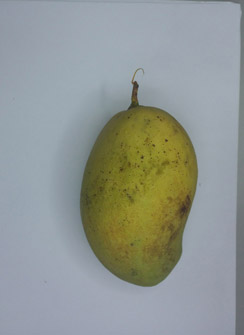
#> input picture semana8/images_mango/103b.jpg, 244 x 335 px; its folder holds 4 pictures in this run
$ python mango_rl.py
#> lines starting #> are read from the running program, lines starting #| are printed output that depends on the picture; after the words box and inside, x2 and y2 are one past the last pixel; in counts of white or black regions, pixels touching at a corner belong together
#%%
import os
import pandas as pd
import cv2
import matplotlib.pyplot as plt

# Ruta de la carpeta de imágenes y del archivo CSV
image_folder = "images_mango"
csv_file = "Harumanis_mango_weight.csv"

# Leer el archivo CSV con pandas
data = pd.read_csv(csv_file)
#> (reads semana8/Harumanis_mango_weight.csv from the repository)

# Crear un diccionario con los nombres de imagenes y sus respectivos pesos
image_to_weight = dict(zip(data['no'], data['weight']))

# Listar todas las imágenes en la carpeta
image_files = [f for f in os.listdir(image_folder) if os.path.isfile(os.path.join(image_folder, f))]

# Crear una lista para almacenar las imágenes que coinciden con el CSV
matched_images = []

# Recorrer cada imagen en el folder y verificar si está en el CSV
for image_file in image_files:
    if image_file in image_to_weight:
        # Obtener el peso correspondiente de la imagen
        weight = image_to_weight[image_file]

        # Leer la imagen usando OpenCV
        image_path = os.path.join(image_folder, image_file)
        image = cv2.imread(image_path)
#> image is the input picture: shape (335, 244, 3); mean B, G, R 145.4, 150.3, 144.5

        if image is not None:
            matched_images.append((image_file, image, weight))
        else:
            print(f"No se pudo leer la imagen: {image_file}")
#> pass 2 of the loop `for image_file in image_files:`:
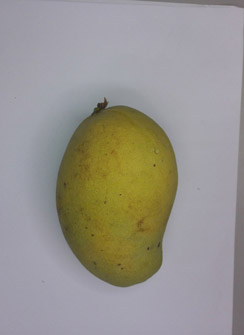
#> input picture semana8/images_mango/104a.jpg, 244 x 335 px
#> image is the input picture: shape (335, 244, 3); mean B, G, R 140.7, 147.7, 151.2
#> pass 3 of the loop `for image_file in image_files:`:
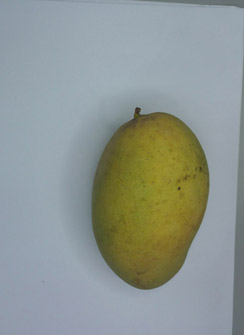
#> input picture semana8/images_mango/105a.jpg, 244 x 335 px
#> image is the input picture: shape (335, 244, 3); mean B, G, R 144.7, 149.8, 142.2
#> the loop made 4 passes; the first 3 are shown

# Mostrar las primeras 10 imágenes y sus pesos
for i, (image_file, image, weight) in enumerate(matched_images[:10]):
    # Convertir la imagen de BGR a RGB para mostrar correctamente con matplotlib
    image_rgb = cv2.cvtColor(image, cv2.COLOR_BGR2RGB)

    # Mostrar la imagen
    plt.subplot(2, 5, i+1)  # Crear una cuadrícula de 2 filas y 5 columnas
    plt.imshow(image_rgb)
    plt.title(f"{image_file}\nPeso:{weight}kg")
    plt.axis('off')  # Ocultar los ejes
#> this loop made 4 passes
#> pass 2, `image_rgb = cv2.cvtColor(image, cv2.COLOR_BGR2RGB)`:
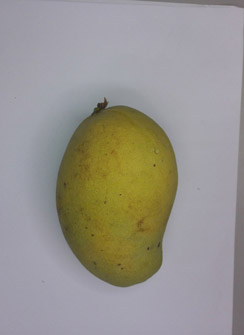
#> image_rgb: shape (335, 244, 3); mean R, G, B 151.2, 147.7, 140.7
#> pass 3, `image_rgb = cv2.cvtColor(image, cv2.COLOR_BGR2RGB)`:
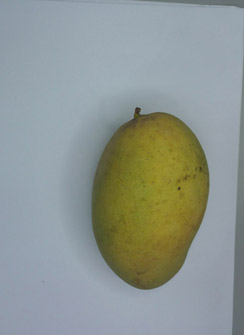
#> image_rgb: shape (335, 244, 3); mean R, G, B 142.2, 149.8, 144.7

# Mostrar las imágenes en una ventana
plt.show()
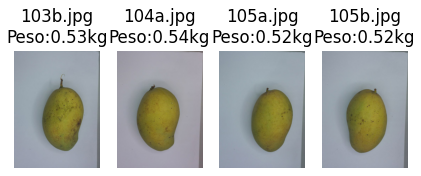
#> figure drawn by matplotlib, 4 panels

print(f"Total de imágenes coincidentes: {len(matched_images)}")

# %%
import os
import pandas as pd
import cv2
import matplotlib.pyplot as plt
import numpy as np
from skimage.feature import hog
from sklearn.linear_model import LinearRegression
from sklearn.metrics import mean_absolute_error
from sklearn.model_selection import train_test_split

# Ruta de la carpeta de imágenes y del archivo CSV
image_folder = "images_mango"
csv_file = "Harumanis_mango_weight.csv"

# Leer el archivo CSV con pandas
data = pd.read_csv(csv_file)

# Crear un diccionario con los nombres de imagenes y sus respectivos pesos
image_to_weight = dict(zip(data['no'], data['weight']))

# Listar todas las imágenes en la carpeta
image_files = [f for f in os.listdir(image_folder) if os.path.isfile(os.path.join(image_folder, f))]

# Función para preprocesar la imagen (umbralización, equalización, operaciones morfológicas)
def preprocess_image(image):
    # Convertir la imagen a escala de grises
    gray_image = cv2.cvtColor(image, cv2.COLOR_BGR2GRAY)
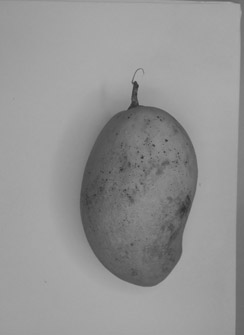
#> gray_image: shape (335, 244); min 47, max 174, mean 148

    # Aplicar ecualización del histograma para mejorar el contraste
    equalized_image = cv2.equalizeHist(gray_image)
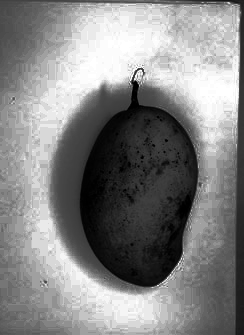
#> equalized_image: shape (335, 244); min 0, max 255, mean 132.4

    # Aplicar umbralización para binarizar la imagen
    _, thresholded_image = cv2.threshold(equalized_image, 128, 255, cv2.THRESH_BINARY)
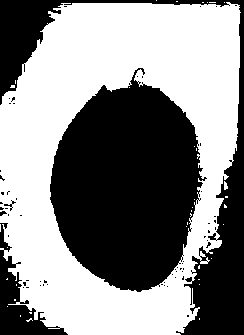
#> thresholded_image: shape (335, 244); 53.6% white; 61 black regions (56 under 20 px), largest, box (x1, y1, x2, y2) and area: (50, 68, 207, 292) 24149, (0, 0, 244, 335) 11247, (0, 223, 68, 335) 2283, (4, 200, 16, 211) 31, (0, 211, 7, 216) 21

    # Aplicar operaciones morfológicas para limpiar la imagen (opcional)
    kernel = np.ones((3, 3), np.uint8)
    morphed_image = cv2.morphologyEx(thresholded_image, cv2.MORPH_CLOSE, kernel)
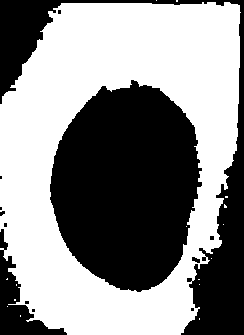
#> morphed_image: shape (335, 244); 54.6% white; 13 black regions (9 under 20 px)

    return morphed_image

# Función para calcular características de una imagen
def extract_features(image):
    # Preprocesar la imagen (umbralización, equalización, operaciones morfológicas)
    processed_image = preprocess_image(image)

    # Obtener HOG features
    hog_features, _ = hog(processed_image, pixels_per_cell=(8, 8), cells_per_block=(2, 2), visualize=True)

    # Calcular momentos de la imagen
    moments = cv2.moments(processed_image)
#> moments = moments, m00 11372490, centre m10/m00, m01/m00 = (114.7, 150.2)
    hu_moments = cv2.HuMoments(moments).flatten()
#> hu_moments = [0.0014, 3.14e-07, 1.41e-10, 8.87e-11, 8.12e-21, 2.52e-14, 5.69e-21]

    # Calcular características de forma (excentricidad, compactación)
    contours, _ = cv2.findContours(processed_image, cv2.RETR_EXTERNAL, cv2.CHAIN_APPROX_SIMPLE)
#> contours = 15 contours, 14 with area under 20; largest, box (x1, y1, x2, y2) and area: (0, 2, 241, 335) 68014
    if len(contours) > 0:
        cnt = contours[0]
#> cnt = [[199, 318], [199, 319]]
        area = cv2.contourArea(cnt)
#> area = 0
        perimeter = cv2.arcLength(cnt, True)
#> perimeter = 2

        # Verificar que el área sea mayor a 0 antes de calcular compactación
        if area > 0:
            compactness = (perimeter ** 2) / area
        else:
            compactness = 0
        eccentricity = moments['mu20'] / moments['mu02'] if moments['mu02'] != 0 else 0
#> eccentricity = 0.483
    else:
        compactness = 0
        eccentricity = 0

    # Concatenar todas las características
    return np.hstack([hog_features, hu_moments, compactness, eccentricity])

# Lista para almacenar características y pesos
X = []
y = []

# Recorrer cada imagen en el folder y extraer características
for image_file in image_files:
    if image_file in image_to_weight:
        # Obtener el peso correspondiente de la imagen
        weight = image_to_weight[image_file]

        # Leer la imagen usando OpenCV
        image_path = os.path.join(image_folder, image_file)
        image = cv2.imread(image_path)

        if image is not None:
            # Extraer características de la imagen
            features = extract_features(image)
            X.append(features)
            y.append(weight)
        else:
            print(f"No se pudo leer la imagen: {image_file}")
#> pass 2 of the loop `for image_file in image_files:`:
#> in preprocess_image (call 2), `_, thresholded_image = cv2.threshold(equalized_image, 128, 255, cv2.TH..`:
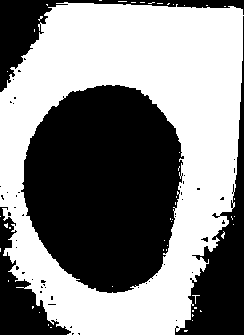
#> thresholded_image: shape (335, 244); 52.4% white; 54 black regions (49 under 20 px), largest, box (x1, y1, x2, y2) and area: (21, 85, 184, 293) 25747, (175, 16, 244, 335) 6090, (0, 0, 244, 92) 3759, (0, 207, 71, 335) 3145, (201, 237, 208, 242) 20
#> in preprocess_image (call 2), `morphed_image = cv2.morphologyEx(thresholded_image, cv2.MORPH_CLOSE, k..`:
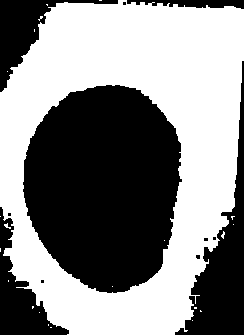
#> morphed_image: shape (335, 244); 53.2% white; 11 black regions (6 under 20 px)
#> contours = 20 contours, 19 with area under 20; largest, box (x1, y1, x2, y2) and area: (0, 0, 244, 335) 68458
#> pass 3 of the loop `for image_file in image_files:`:
#> in preprocess_image (call 3), `_, thresholded_image = cv2.threshold(equalized_image, 128, 255, cv2.TH..`:
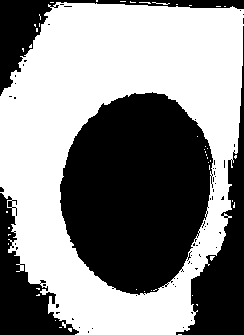
#> thresholded_image: shape (335, 244); 54% white; 61 black regions (57 under 20 px), largest, box (x1, y1, x2, y2) and area: (60, 92, 213, 295) 23439, (176, 26, 244, 335) 5974, (0, 193, 79, 335) 4266, (0, 0, 244, 96) 3768
#> in preprocess_image (call 3), `morphed_image = cv2.morphologyEx(thresholded_image, cv2.MORPH_CLOSE, k..`:
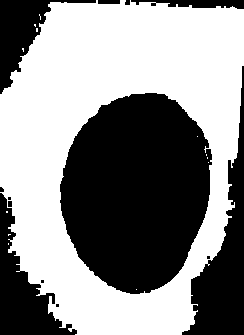
#> morphed_image: shape (335, 244); 54.8% white; 13 black regions (5 under 20 px)
#> contours = 8 contours, 7 with area under 20; largest, box (x1, y1, x2, y2) and area: (0, 0, 244, 335) 67496
#> the loop made 4 passes; the first 3 are shown

# Convertir listas a arrays numpy
X = np.array(X)
y = np.array(y)

# Dividir los datos en entrenamiento y prueba
X_train, X_test, y_train, y_test = train_test_split(X, y, test_size=0.2, random_state=42)

# Crear el modelo de regresión lineal
model = LinearRegression()

# Entrenar el modelo
model.fit(X_train, y_train)

# Hacer predicciones en los datos de prueba
y_pred = model.predict(X_test)

# Calcular el error absoluto medio
mae = mean_absolute_error(y_test, y_pred)

print(f"Error Absoluto Medio: {mae}")

# %%
# Mostrar los valores reales y predichos
for i in range(len(y_test)):
    print(f"Peso real: {y_test[i]} kg, Peso predicho: {y_pred[i]:.2f} kg")

# %%
